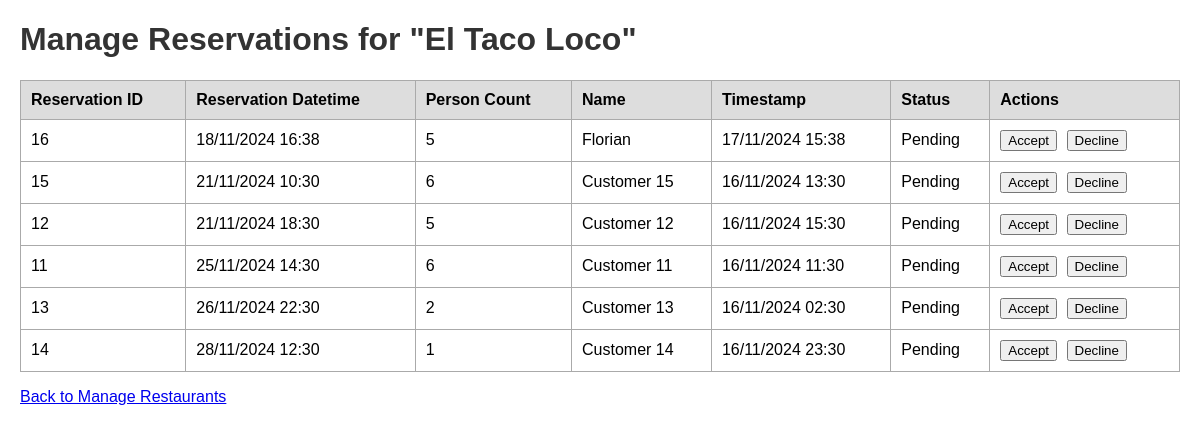
Before: /restaurants/3/reservations with the older database file.
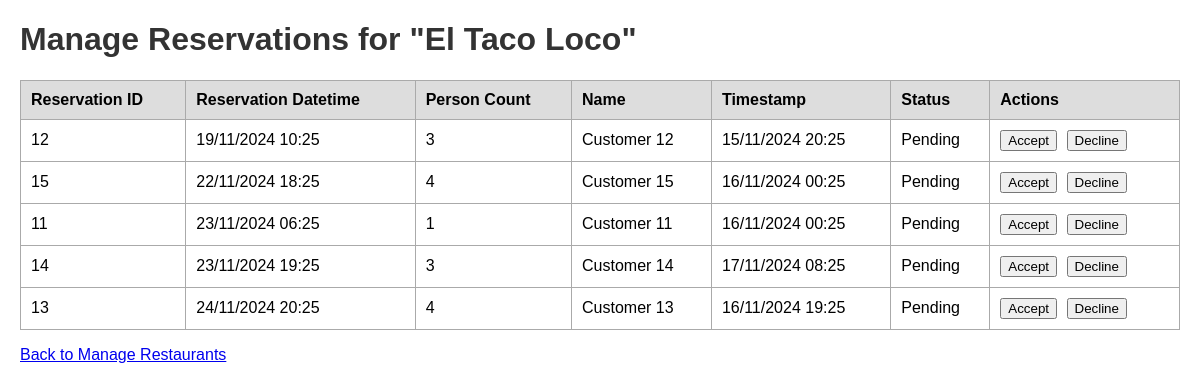
After: the same page with the newer database file.
### app/models.py (models this page shows, shortened)
class Restaurant(db.Model):
    __tablename__ = 'restaurants'
    id = db.Column(db.Integer, primary_key=True)
    name = db.Column(db.String(100), nullable=False)
    address = db.Column(db.String(200), nullable=False)
    phone_number = db.Column(db.String(20), nullable=False)
    description = db.Column(db.Text, nullable=False)
    manager_id = db.Column(db.Integer, db.ForeignKey('users.id'), nullable=False, unique=True)
    latitude = db.Column(db.Float, nullable=True) # Nullable for now
    longitude = db.Column(db.Float, nullable=True) # Nullable for now
    categories = db.relationship(
        'Category',
        secondary=restaurant_categories,
        back_populates='restaurants'
    )
    reservations = db.relationship('Reservation', back_populates='restaurant', cascade='all, delete-orphan')
    manager = db.relationship('User', back_populates='restaurant', uselist=False)

class Reservation(db.Model):
    __tablename__ = 'reservations'
    id = db.Column(db.Integer, primary_key=True)
    reservation_datetime = db.Column(db.DateTime, nullable=False)
    timestamp = db.Column(db.DateTime, default=datetime.utcnow, nullable=False)
    person_count = db.Column(db.Integer, nullable=False)
    restaurant_id = db.Column(db.Integer, db.ForeignKey('restaurants.id'), nullable=False)
    name = db.Column(db.String(100), nullable=False)
    status = db.Column(db.String(20), nullable=False, default='pending')
    frontend_user_id = db.Column(db.Integer, db.ForeignKey('frontend_users.id'), nullable=True)
    restaurant = db.relationship('Restaurant', back_populates='reservations')
    frontend_user = db.relationship('FrontendUser', back_populates='reservations')

### app/main/routes.py (the view)
@bp.route('/restaurants/<int:restaurant_id>/reservations', methods=['GET', 'POST'])
def manage_reservations(restaurant_id):
    restaurant = Restaurant.query.get_or_404(restaurant_id)
    now = datetime.now()
    reservations = Reservation.query.filter(
        Reservation.restaurant_id == restaurant_id,
        Reservation.reservation_datetime >= now,
        Reservation.status.in_(['pending', 'accepted', 'declined'])
    ).order_by(Reservation.reservation_datetime.asc()).all()
    return render_template('manage_reservations.html', restaurant=restaurant, reservations=reservations)

### app/templates/manage_reservations.html (shortened to what this page needs)
<!DOCTYPE html>
<html lang="en">
<head>
</head>
<body>
    <h1>Manage Reservations for "{{ restaurant.name }}"</h1>
    <table>
        <thead>
            <tr>
                <th>Reservation ID</th>
                <th>Reservation Datetime</th>
                <th>Person Count</th>
                <th>Name</th>
                <th>Timestamp</th>
                <th>Status</th>
                <th>Actions</th>
            </tr>
        </thead>
        <tbody>
            {% for reservation in reservations %}
                <tr>
                    <td>{{ reservation.id }}</td>
                    <td>{{ reservation.reservation_datetime.strftime('%d/%m/%Y %H:%M') }}</td>
                    <td>{{ reservation.person_count }}</td>
                    <td>{{ reservation.name }}</td>
                    <td>{{ reservation.timestamp.strftime('%d/%m/%Y %H:%M') }}</td>
                    <td>{{ reservation.status.capitalize() }}</td>
                    <td class="action-buttons">
                        {% if reservation.status == 'pending' %}
                            <form method="POST" action="{{ url_for('main.update_reservation_status', reservation_id=reservation.id) }}" style="display:inline;">
                                <button type="submit">Accept</button>
                            </form>
                            <form method="POST" action="{{ url_for('main.update_reservation_status', reservation_id=reservation.id) }}" style="display:inline;">
                                <button type="submit">Decline</button>
                            </form>
                        {% else %}
                            N/A
                        {% endif %}
                    </td>
                </tr>
            {% else %}
                <tr>
                    <td colspan="7">No upcoming reservations.</td>
                </tr>
            {% endfor %}
        </tbody>
    </table>
    <p><a href="{{ url_for('main.manage_restaurants') }}">Back to Manage Restaurants</a></p>
</body>
</html>

### app/templates/manage_reservations.html (style rules this page uses)
body { font-family: Arial, sans-serif; margin: 20px; }
h1 { color: #333; }
table { width: 100%; border-collapse: collapse; margin-top: 20px; }
th, td { border: 1px solid #aaa; padding: 10px; text-align: left; }
th { background-color: #ddd; }
.action-buttons button { margin-right: 5px; }

Changed rows visible on the page:
removed Reservation: id "16", reservation_datetime "18/11/2024 16:38", person_count "5", name "Florian", timestamp "17/11/2024 15:38", status "Pending"
changed Reservation "Customer 12": reservation_datetime "21/11/2024 18:30" → "19/11/2024 10:25"; person_count "5" → "3"; timestamp "16/11/2024 15:30" → "15/11/2024 20:25"; moves up the list
changed Reservation "Customer 15": reservation_datetime "21/11/2024 10:30" → "22/11/2024 18:25"; person_count "6" → "4"; timestamp "16/11/2024 13:30" → "16/11/2024 00:25"
changed Reservation "Customer 11": reservation_datetime "25/11/2024 14:30" → "23/11/2024 06:25"; person_count "6" → "1"; timestamp "16/11/2024 11:30" → "16/11/2024 00:25"
changed Reservation "Customer 14": reservation_datetime "28/11/2024 12:30" → "23/11/2024 19:25"; person_count "1" → "3"; timestamp "16/11/2024 23:30" → "17/11/2024 08:25"; moves up the list
changed Reservation "Customer 13": reservation_datetime "26/11/2024 22:30" → "24/11/2024 20:25"; person_count "2" → "4"; timestamp "16/11/2024 02:30" → "16/11/2024 19:25"
